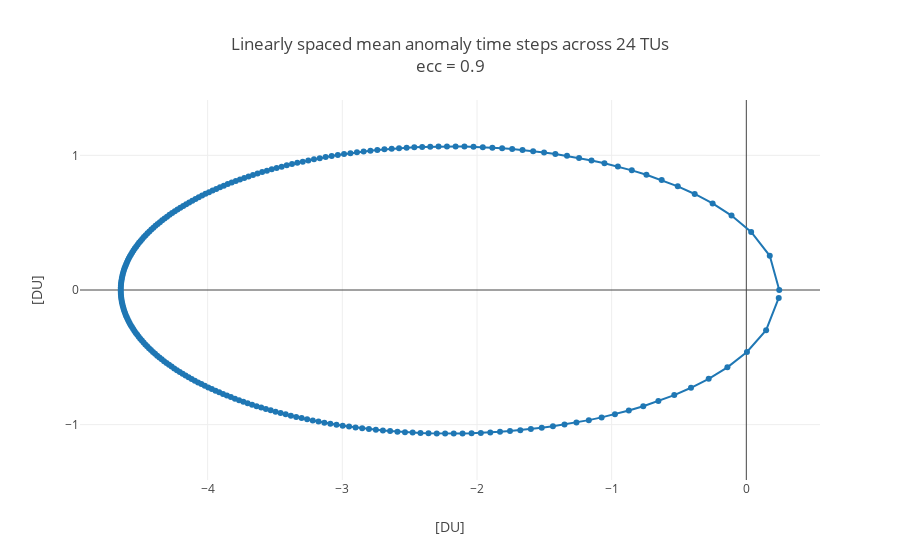

The notebook cell saved with this chart:
### Code cell
data = [
    go.Scatter(x=x,y=y,
               name = 'ecc = 0.9',
               mode = 'markers+lines'
              ),
]

layout = go.Layout(
    title="Linearly spaced mean anomaly time steps across 24 TUs<br>ecc = {0}".format(ecc),
    xaxis=dict(
        #range=[-4, 1],
        dtick=1,
        title='[DU]',
    ),
    yaxis=dict(
        #range=[-2, 2],
        scaleanchor = "x",
        scaleratio = 1,
        dtick=1,
        title = '[DU]'
    )
)
fig = go.Figure(data=data, layout=layout)
iplot(fig)

### Figure 1 — Plotly figure (JSON) as saved in the notebook; plotly's stock layout.template omitted (floating-point values rounded to 4 significant figures; data arrays with more than 128 entries replaced by an {"elided": "..."} marker saying what was removed)
{"data": [{"mode": "markers+lines", "name": "ecc = 0.9", "type": "scatter", "uid": "126e7716-af1c-11e8-866f-8c8590c58dc6", "x": {"elided": "241 float values"}, "y": {"elided": "241 float values"}}], "layout": {"title": "Linearly spaced mean anomaly time steps across 24 TUs<br>ecc = 0.9", "xaxis": {"dtick": 1, "title": "[DU]"}, "yaxis": {"dtick": 1, "scaleanchor": "x", "scaleratio": 1, "title": "[DU]"}}}
